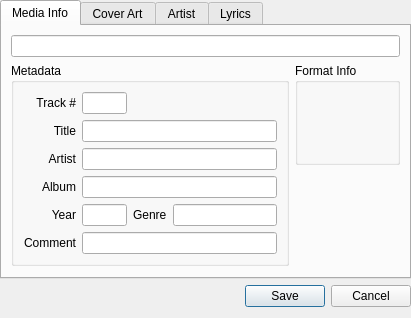
<ui version="4.0" >
 <class>MediaInfoWindow</class>
 <widget class="QDialog" name="MediaInfoWindow" >
  <property name="geometry" >
   <rect>
    <x>0</x>
    <y>0</y>
    <width>411</width>
    <height>310</height>
   </rect>
  </property>
  <property name="windowTitle" >
   <string>Media Info</string>
  </property>
  <layout class="QGridLayout" name="gridLayout_6" >
   <property name="leftMargin" >
    <number>0</number>
   </property>
   <property name="topMargin" >
    <number>0</number>
   </property>
   <property name="rightMargin" >
    <number>0</number>
   </property>
   <item row="0" column="0" >
    <widget class="QTabWidget" name="tabWidget" >
     <property name="currentIndex" >
      <number>0</number>
     </property>
     <widget class="QWidget" name="mediaInfoTab" >
      <property name="geometry" >
       <rect>
        <x>0</x>
        <y>0</y>
        <width>407</width>
        <height>245</height>
       </rect>
      </property>
      <attribute name="title" >
       <string>Media Info</string>
      </attribute>
      <layout class="QGridLayout" name="gridLayout_4" >
       <item row="0" column="0" colspan="2" >
        <widget class="QLineEdit" name="filenameLineEdit" >
         <property name="readOnly" >
          <bool>true</bool>
         </property>
        </widget>
       </item>
       <item rowspan="2" row="1" column="0" >
        <widget class="QGroupBox" name="metadataGroupBox" >
         <property name="title" >
          <string>Metadata</string>
         </property>
         <layout class="QGridLayout" name="gridLayout_3" >
          <item row="0" column="0" >
           <layout class="QGridLayout" name="gridLayout_2" >
            <item row="0" column="0" >
             <widget class="QLabel" name="trackLabel" >
              <property name="text" >
               <string>Track #</string>
              </property>
              <property name="alignment" >
               <set>Qt::AlignRight|Qt::AlignTrailing|Qt::AlignVCenter</set>
              </property>
             </widget>
            </item>
            <item row="1" column="0" >
             <widget class="QLabel" name="titleLabel" >
              <property name="text" >
               <string>Title</string>
              </property>
              <property name="alignment" >
               <set>Qt::AlignRight|Qt::AlignTrailing|Qt::AlignVCenter</set>
              </property>
             </widget>
            </item>
            <item row="2" column="0" >
             <widget class="QLabel" name="artistLabel" >
              <property name="text" >
               <string>Artist</string>
              </property>
              <property name="alignment" >
               <set>Qt::AlignRight|Qt::AlignTrailing|Qt::AlignVCenter</set>
              </property>
             </widget>
            </item>
            <item row="3" column="0" >
             <widget class="QLabel" name="albumLabel" >
              <property name="text" >
               <string>Album</string>
              </property>
              <property name="alignment" >
               <set>Qt::AlignRight|Qt::AlignTrailing|Qt::AlignVCenter</set>
              </property>
             </widget>
            </item>
            <item row="4" column="0" >
             <widget class="QLabel" name="yearLabel" >
              <property name="text" >
               <string>Year</string>
              </property>
              <property name="alignment" >
               <set>Qt::AlignRight|Qt::AlignTrailing|Qt::AlignVCenter</set>
              </property>
             </widget>
            </item>
            <item row="5" column="0" >
             <widget class="QLabel" name="commentLabel" >
              <property name="text" >
               <string>Comment</string>
              </property>
              <property name="alignment" >
               <set>Qt::AlignRight|Qt::AlignTrailing|Qt::AlignVCenter</set>
              </property>
             </widget>
            </item>
           </layout>
          </item>
          <item row="0" column="1" >
           <layout class="QGridLayout" name="gridLayout" >
            <item row="0" column="0" >
             <widget class="QLineEdit" name="trackLineEdit" >
              <property name="maximumSize" >
               <size>
                <width>50</width>
                <height>16777215</height>
               </size>
              </property>
             </widget>
            </item>
            <item row="1" column="0" colspan="3" >
             <widget class="QLineEdit" name="titleLineEdit" />
            </item>
            <item row="2" column="0" colspan="3" >
             <widget class="QLineEdit" name="artistLineEdit" />
            </item>
            <item row="3" column="0" colspan="3" >
             <widget class="QLineEdit" name="albumLineEdit" />
            </item>
            <item row="4" column="0" >
             <widget class="QLineEdit" name="yearLineEdit" >
              <property name="maximumSize" >
               <size>
                <width>50</width>
                <height>16777215</height>
               </size>
              </property>
             </widget>
            </item>
            <item row="4" column="1" >
             <widget class="QLabel" name="genreLabel" >
              <property name="text" >
               <string>Genre</string>
              </property>
             </widget>
            </item>
            <item row="4" column="2" >
             <widget class="QLineEdit" name="genreLineEdit" />
            </item>
            <item row="5" column="0" colspan="3" >
             <widget class="QLineEdit" name="commentLineEdit" />
            </item>
           </layout>
          </item>
         </layout>
        </widget>
       </item>
       <item row="1" column="1" >
        <widget class="QGroupBox" name="formatInfoGroupBox" >
         <property name="title" >
          <string>Format Info</string>
         </property>
         <layout class="QGridLayout" name="gridLayout_5" >
          <item row="0" column="0" >
           <widget class="QLabel" name="formatInfoLabel" >
            <property name="text" >
             <string/>
            </property>
           </widget>
          </item>
         </layout>
        </widget>
       </item>
       <item rowspan="2" row="2" column="1" >
        <spacer name="verticalSpacer_2" >
         <property name="orientation" >
          <enum>Qt::Vertical</enum>
         </property>
         <property name="sizeHint" stdset="0" >
          <size>
           <width>105</width>
           <height>5</height>
          </size>
         </property>
        </spacer>
       </item>
       <item row="3" column="0" >
        <spacer name="verticalSpacer" >
         <property name="orientation" >
          <enum>Qt::Vertical</enum>
         </property>
         <property name="sizeHint" stdset="0" >
          <size>
           <width>20</width>
           <height>5</height>
          </size>
         </property>
        </spacer>
       </item>
      </layout>
     </widget>
     <widget class="QWidget" name="coverArtTab" >
      <property name="geometry" >
       <rect>
        <x>0</x>
        <y>0</y>
        <width>407</width>
        <height>240</height>
       </rect>
      </property>
      <attribute name="title" >
       <string>Cover Art</string>
      </attribute>
      <layout class="QGridLayout" name="gridLayout_7" >
       <property name="margin" >
        <number>0</number>
       </property>
       <property name="spacing" >
        <number>0</number>
       </property>
       <item row="0" column="0" >
        <widget class="QScrollArea" name="scrollArea" >
         <property name="frameShape" >
          <enum>QFrame::NoFrame</enum>
         </property>
         <property name="verticalScrollBarPolicy" >
          <enum>Qt::ScrollBarAlwaysOff</enum>
         </property>
         <property name="horizontalScrollBarPolicy" >
          <enum>Qt::ScrollBarAlwaysOff</enum>
         </property>
         <property name="widgetResizable" >
          <bool>true</bool>
         </property>
         <widget class="QWidget" name="scrollAreaWidgetContents" >
          <property name="geometry" >
           <rect>
            <x>0</x>
            <y>0</y>
            <width>407</width>
            <height>240</height>
           </rect>
          </property>
          <layout class="QGridLayout" name="gridLayout_8" >
           <property name="margin" >
            <number>0</number>
           </property>
           <property name="spacing" >
            <number>0</number>
           </property>
           <item row="0" column="0" >
            <widget class="QLabel" name="coverArtLabel" >
             <property name="scaledContents" >
              <bool>true</bool>
             </property>
            </widget>
           </item>
           <item row="1" column="0" >
            <widget class="QLabel" name="amazonLabel" >
             <property name="sizePolicy" >
              <sizepolicy vsizetype="Fixed" hsizetype="Preferred" >
               <horstretch>0</horstretch>
               <verstretch>0</verstretch>
              </sizepolicy>
             </property>
             <property name="text" >
              <string>Cover art from &lt;a href="http://amazon.com">Amazon&lt;/a></string>
             </property>
             <property name="openExternalLinks" >
              <bool>true</bool>
             </property>
            </widget>
           </item>
          </layout>
         </widget>
        </widget>
       </item>
      </layout>
     </widget>
     <widget class="QWidget" name="artistTab" >
      <property name="geometry" >
       <rect>
        <x>0</x>
        <y>0</y>
        <width>407</width>
        <height>240</height>
       </rect>
      </property>
      <attribute name="title" >
       <string>Artist</string>
      </attribute>
      <layout class="QGridLayout" name="gridLayout_9" />
     </widget>
     <widget class="QWidget" name="lyricsTab" >
      <property name="geometry" >
       <rect>
        <x>0</x>
        <y>0</y>
        <width>407</width>
        <height>240</height>
       </rect>
      </property>
      <attribute name="title" >
       <string>Lyrics</string>
      </attribute>
      <layout class="QGridLayout" name="gridLayout_10" >
       <property name="margin" >
        <number>0</number>
       </property>
       <property name="spacing" >
        <number>0</number>
       </property>
       <item row="0" column="0" >
        <widget class="QTextEdit" name="lyricsTextEdit" />
       </item>
       <item row="1" column="0" >
        <widget class="QLabel" name="lyricWikiLabel" >
         <property name="sizePolicy" >
          <sizepolicy vsizetype="Fixed" hsizetype="Preferred" >
           <horstretch>0</horstretch>
           <verstretch>0</verstretch>
          </sizepolicy>
         </property>
         <property name="text" >
          <string>Lyrics from &lt;a href="http://lyricwiki.org">LyricWiki&lt;/a></string>
         </property>
         <property name="openExternalLinks" >
          <bool>true</bool>
         </property>
        </widget>
       </item>
      </layout>
     </widget>
    </widget>
   </item>
   <item row="1" column="0" >
    <widget class="QDialogButtonBox" name="buttonBox" >
     <property name="orientation" >
      <enum>Qt::Horizontal</enum>
     </property>
     <property name="standardButtons" >
      <set>QDialogButtonBox::Cancel|QDialogButtonBox::Save</set>
     </property>
    </widget>
   </item>
  </layout>
 </widget>
 <resources/>
 <connections>
  <connection>
   <sender>buttonBox</sender>
   <signal>accepted()</signal>
   <receiver>MediaInfoWindow</receiver>
   <slot>accept()</slot>
   <hints>
    <hint type="sourcelabel" >
     <x>248</x>
     <y>254</y>
    </hint>
    <hint type="destinationlabel" >
     <x>157</x>
     <y>274</y>
    </hint>
   </hints>
  </connection>
  <connection>
   <sender>buttonBox</sender>
   <signal>rejected()</signal>
   <receiver>MediaInfoWindow</receiver>
   <slot>reject()</slot>
   <hints>
    <hint type="sourcelabel" >
     <x>316</x>
     <y>260</y>
    </hint>
    <hint type="destinationlabel" >
     <x>286</x>
     <y>274</y>
    </hint>
   </hints>
  </connection>
 </connections>
</ui>
